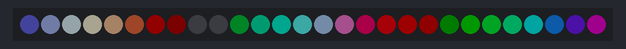
Simulated run of this sketch. Board: Arduino Uno, built with avr-gcc and run on an emulated ATmega328P. Shown: 28 RGB LEDs in strip order, left to right. Dim RGB values are drawn brighter than linear.

Above: at 0.45 s.
At 5.56 s:
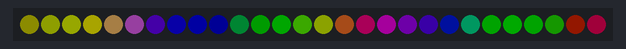
At 10.67 s:
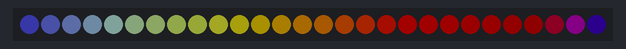
At 20.81 s:
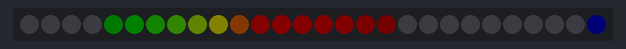
At 30.27 s:
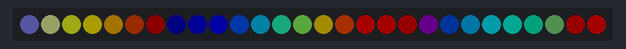
At 39.59 s:
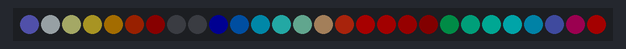

The sketch:

three_sin_demo.ino
```cpp
#include "FastLED.h"                                          // FastLED library. Preferably the latest copy of FastLED 2.1.

// Fixed definitions cannot change on the fly.
#define LED_DT 0                                              // Data pin to connect to the strip.
#define LED_CK 1                                              // Clock pin for WS2801 or APA102.
#define COLOR_ORDER BGR                                       // It's GRB for WS2812 and BGR for APA102.
#define LED_TYPE APA102                                       // Using APA102, WS2812, WS2801. Don't forget to change LEDS.addLeds.
#define NUM_LEDS 28                                           // Number of LED's.

// Global variables can be changed on the fly.
uint8_t max_bright = 64;                                     // Overall brightness definition. It can be changed on the fly.

struct CRGB leds[NUM_LEDS];                                   // Initialize our LED array.

// Initialize global variables for sequences
uint8_t thisdelay = 50;                                       // A delay value for the sequence(s)

int wave1=0;                                                  // Current phase is calculated.
int wave2=0;
int wave3=0;

uint8_t inc1 = 2;                                             // Phase shift. Keep it low, as this is the speed at which the waves move.
uint8_t inc2 = 1;
uint8_t inc3 = -2;

uint8_t lvl1 = 80;                                            // Any result below this value is displayed as 0.
uint8_t lvl2 = 80;
uint8_t lvl3 = 80;

uint8_t mul1 = 20;                                            // Frequency, thus the distance between waves
uint8_t mul2 = 25;
uint8_t mul3 = 22;

void setup() {
  LEDS.addLeds<LED_TYPE, LED_DT, LED_CK, COLOR_ORDER>(leds, NUM_LEDS); // Set up APA102 leds

  FastLED.setBrightness(max_bright);
  FastLED.setMaxPowerInVoltsAndMilliamps(5, 500);                      // FastLED Power management set at 5V, 500mA.

  random16_set_seed(4832);                                    // Awesome randomizer (which we don't yet need here.)
  random16_add_entropy(analogRead(2));
}

void loop () {
  ChangeMe();
  EVERY_N_MILLISECONDS(thisdelay) {                           // FastLED based non-blocking delay to update/display the sequence.
    three_sin();                                              // Improved method of using non-blocking delay
  }
  FastLED.show();
}

void three_sin() {
  wave1 += inc1;
  wave2 += inc2;
  wave3 += inc3;
  for (int k=0; k<NUM_LEDS; k++) {
    leds[k].r = qsub8(sin8(mul1*k + wave1/128), lvl1);        // Another fixed frequency, variable phase sine wave with lowered level
    leds[k].g = qsub8(sin8(mul2*k + wave2/128), lvl2);        // A fixed frequency, variable phase sine wave with lowered level
    leds[k].b = qsub8(sin8(mul3*k + wave3/128), lvl3);        // A fixed frequency, variable phase sine wave with lowered level
  }
}

void ChangeMe() {
  uint8_t secondHand = (millis() / 1000) % 30;                // Increase this and add more options below if you want a longer demo.
  static uint8_t lastSecond = 99;                             // Static variable, means it's only defined once. This is our 'debounce' variable.

  if(lastSecond != secondHand) {                              // You can change variables, but remember to set them back in the next demo, or they will stay as is.
    lastSecond = secondHand;
    switch(secondHand) {
      case 0: thisdelay = 25; mul1 = 20; mul2 = 25; mul3 = 22; lvl1 = 80; lvl2 = 80; lvl3 = 80; inc1 = 1; inc2 = 1; inc3 = -1; break;
      case 10: mul1 = 5; mul2 = 8; mul3 = 7; break;
      case 20: thisdelay = 40; lvl1 = 220; lvl2 = 220; lvl3 = 220; break;
      case 30: break;
    }
  }
}
```
